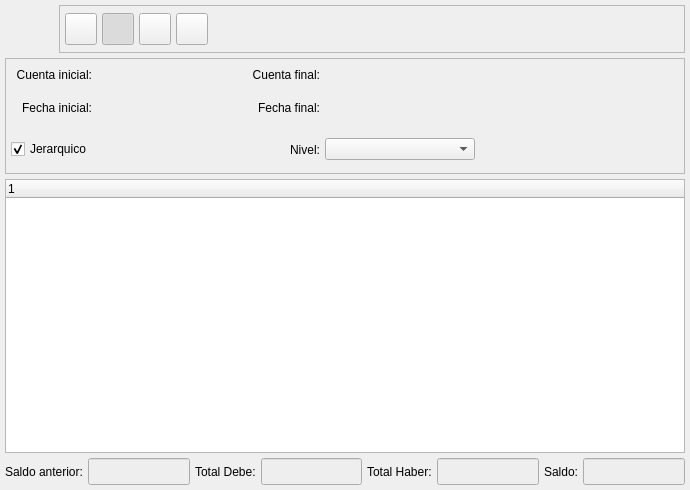
<?xml version="1.0" encoding="UTF-8"?>
<ui version="4.0">
 <author>Tomeu Borras Riera</author>
 <class>BalanceTreeBase</class>
 <widget class="QWidget" name="BalanceTreeBase">
  <property name="geometry">
   <rect>
    <x>0</x>
    <y>0</y>
    <width>690</width>
    <height>490</height>
   </rect>
  </property>
  <property name="windowTitle">
   <string>Balance jerarquico de Cuentas</string>
  </property>
  <property name="windowIcon">
   <iconset resource="../../../bulmages.qrc">
    <normaloff>:/BulmaCont32x32/images/png/i_arbolBalance.xpm</normaloff>:/BulmaCont32x32/images/png/i_arbolBalance.xpm</iconset>
  </property>
  <layout class="QVBoxLayout">
   <property name="spacing">
    <number>5</number>
   </property>
   <property name="margin">
    <number>5</number>
   </property>
   <item>
    <layout class="QHBoxLayout">
     <property name="spacing">
      <number>6</number>
     </property>
     <property name="margin">
      <number>0</number>
     </property>
     <item>
      <widget class="QLabel" name="pixmapLabel1">
       <property name="sizePolicy">
        <sizepolicy hsizetype="Fixed" vsizetype="Fixed">
         <horstretch>0</horstretch>
         <verstretch>0</verstretch>
        </sizepolicy>
       </property>
       <property name="minimumSize">
        <size>
         <width>48</width>
         <height>48</height>
        </size>
       </property>
       <property name="maximumSize">
        <size>
         <width>48</width>
         <height>48</height>
        </size>
       </property>
       <property name="pixmap">
        <pixmap resource="../../../bulmages.qrc">:/BulmaCont32x32/images/png/i_arbolBalance.xpm</pixmap>
       </property>
       <property name="scaledContents">
        <bool>true</bool>
       </property>
      </widget>
     </item>
     <item>
      <widget class="QFrame" name="frame_3">
       <property name="sizePolicy">
        <sizepolicy hsizetype="Expanding" vsizetype="Expanding">
         <horstretch>0</horstretch>
         <verstretch>0</verstretch>
        </sizepolicy>
       </property>
       <property name="maximumSize">
        <size>
         <width>16777215</width>
         <height>48</height>
        </size>
       </property>
       <property name="frameShape">
        <enum>QFrame::StyledPanel</enum>
       </property>
       <property name="frameShadow">
        <enum>QFrame::Raised</enum>
       </property>
       <layout class="QHBoxLayout">
        <property name="spacing">
         <number>5</number>
        </property>
        <property name="margin">
         <number>5</number>
        </property>
        <item>
         <widget class="QToolButton" name="mui_imprimir">
          <property name="minimumSize">
           <size>
            <width>32</width>
            <height>32</height>
           </size>
          </property>
          <property name="maximumSize">
           <size>
            <width>32</width>
            <height>32</height>
           </size>
          </property>
          <property name="toolTip">
           <string>Imprimir</string>
          </property>
          <property name="whatsThis">
           <string>Imprimir</string>
          </property>
          <property name="text">
           <string/>
          </property>
          <property name="icon">
           <iconset resource="../../../bulmages.qrc">
            <normaloff>:/Images/document-print.png</normaloff>:/Images/document-print.png</iconset>
          </property>
          <property name="iconSize">
           <size>
            <width>22</width>
            <height>22</height>
           </size>
          </property>
         </widget>
        </item>
        <item>
         <widget class="QToolButton" name="mui_filtrar">
          <property name="minimumSize">
           <size>
            <width>32</width>
            <height>32</height>
           </size>
          </property>
          <property name="maximumSize">
           <size>
            <width>32</width>
            <height>32</height>
           </size>
          </property>
          <property name="toolTip">
           <string>Filtrar</string>
          </property>
          <property name="whatsThis">
           <string>Filtrar</string>
          </property>
          <property name="text">
           <string/>
          </property>
          <property name="icon">
           <iconset resource="../../../bulmages.qrc">
            <normaloff>:/BulmaCont32x32/images/png/i_filter.xpm</normaloff>:/BulmaCont32x32/images/png/i_filter.xpm</iconset>
          </property>
          <property name="iconSize">
           <size>
            <width>22</width>
            <height>22</height>
           </size>
          </property>
          <property name="checkable">
           <bool>true</bool>
          </property>
          <property name="checked">
           <bool>true</bool>
          </property>
         </widget>
        </item>
        <item>
         <widget class="QToolButton" name="mui_actualizar">
          <property name="minimumSize">
           <size>
            <width>32</width>
            <height>32</height>
           </size>
          </property>
          <property name="maximumSize">
           <size>
            <width>32</width>
            <height>32</height>
           </size>
          </property>
          <property name="toolTip">
           <string>Actualizar</string>
          </property>
          <property name="whatsThis">
           <string>Actualizar</string>
          </property>
          <property name="text">
           <string/>
          </property>
          <property name="icon">
           <iconset resource="../../../bulmages.qrc">
            <normaloff>:/Images/view-refresh.png</normaloff>:/Images/view-refresh.png</iconset>
          </property>
          <property name="iconSize">
           <size>
            <width>22</width>
            <height>22</height>
           </size>
          </property>
          <property name="checkable">
           <bool>false</bool>
          </property>
          <property name="checked">
           <bool>false</bool>
          </property>
         </widget>
        </item>
        <item>
         <widget class="QToolButton" name="mui_hojacalculo">
          <property name="minimumSize">
           <size>
            <width>32</width>
            <height>32</height>
           </size>
          </property>
          <property name="maximumSize">
           <size>
            <width>32</width>
            <height>32</height>
           </size>
          </property>
          <property name="toolTip">
           <string>Exportar a Hoja de Calculo</string>
          </property>
          <property name="whatsThis">
           <string>Exportar a Hoja de Calculo</string>
          </property>
          <property name="text">
           <string/>
          </property>
          <property name="icon">
           <iconset resource="../../../bulmages.qrc">
            <normaloff>:/BulmaCont32x32/images/png/i_estadisticas.xpm</normaloff>:/BulmaCont32x32/images/png/i_estadisticas.xpm</iconset>
          </property>
          <property name="iconSize">
           <size>
            <width>22</width>
            <height>22</height>
           </size>
          </property>
          <property name="checkable">
           <bool>false</bool>
          </property>
          <property name="checked">
           <bool>false</bool>
          </property>
         </widget>
        </item>
        <item>
         <spacer>
          <property name="orientation">
           <enum>Qt::Horizontal</enum>
          </property>
          <property name="sizeType">
           <enum>QSizePolicy::Expanding</enum>
          </property>
          <property name="sizeHint" stdset="0">
           <size>
            <width>331</width>
            <height>34</height>
           </size>
          </property>
         </spacer>
        </item>
       </layout>
      </widget>
     </item>
    </layout>
   </item>
   <item>
    <widget class="QFrame" name="frame">
     <property name="sizePolicy">
      <sizepolicy hsizetype="Preferred" vsizetype="Minimum">
       <horstretch>0</horstretch>
       <verstretch>0</verstretch>
      </sizepolicy>
     </property>
     <property name="frameShape">
      <enum>QFrame::StyledPanel</enum>
     </property>
     <property name="frameShadow">
      <enum>QFrame::Raised</enum>
     </property>
     <layout class="QGridLayout">
      <property name="margin">
       <number>5</number>
      </property>
      <property name="spacing">
       <number>5</number>
      </property>
      <item row="0" column="4">
       <spacer>
        <property name="orientation">
         <enum>Qt::Horizontal</enum>
        </property>
        <property name="sizeType">
         <enum>QSizePolicy::Expanding</enum>
        </property>
        <property name="sizeHint" stdset="0">
         <size>
          <width>174</width>
          <height>21</height>
         </size>
        </property>
       </spacer>
      </item>
      <item row="0" column="3">
       <widget class="BcBuscarCuenta" name="m_codigofinal" native="true">
        <property name="minimumSize">
         <size>
          <width>150</width>
          <height>0</height>
         </size>
        </property>
       </widget>
      </item>
      <item row="1" column="3">
       <widget class="BlDateSearch" name="m_fechafinal1" native="true">
        <property name="minimumSize">
         <size>
          <width>150</width>
          <height>0</height>
         </size>
        </property>
       </widget>
      </item>
      <item row="0" column="2">
       <widget class="QLabel" name="TextLabel1_2">
        <property name="text">
         <string>Cuenta final:</string>
        </property>
        <property name="alignment">
         <set>Qt::AlignRight|Qt::AlignTrailing|Qt::AlignVCenter</set>
        </property>
       </widget>
      </item>
      <item row="1" column="2">
       <widget class="QLabel" name="TextLabel1_2_2_2">
        <property name="text">
         <string>Fecha final:</string>
        </property>
        <property name="alignment">
         <set>Qt::AlignRight|Qt::AlignTrailing|Qt::AlignVCenter</set>
        </property>
       </widget>
      </item>
      <item row="1" column="0">
       <widget class="QLabel" name="TextLabel1_2_2">
        <property name="text">
         <string>Fecha inicial:</string>
        </property>
        <property name="alignment">
         <set>Qt::AlignRight|Qt::AlignTrailing|Qt::AlignVCenter</set>
        </property>
       </widget>
      </item>
      <item row="1" column="1">
       <widget class="BlDateSearch" name="m_fechainicial1" native="true">
        <property name="minimumSize">
         <size>
          <width>150</width>
          <height>0</height>
         </size>
        </property>
       </widget>
      </item>
      <item row="0" column="1">
       <widget class="BcBuscarCuenta" name="m_codigoinicial" native="true">
        <property name="minimumSize">
         <size>
          <width>150</width>
          <height>0</height>
         </size>
        </property>
       </widget>
      </item>
      <item row="0" column="0">
       <widget class="QLabel" name="TextLabel1">
        <property name="text">
         <string>Cuenta inicial:</string>
        </property>
        <property name="alignment">
         <set>Qt::AlignRight|Qt::AlignTrailing|Qt::AlignVCenter</set>
        </property>
       </widget>
      </item>
      <item row="2" column="4">
       <spacer>
        <property name="orientation">
         <enum>Qt::Horizontal</enum>
        </property>
        <property name="sizeHint" stdset="0">
         <size>
          <width>161</width>
          <height>37</height>
         </size>
        </property>
       </spacer>
      </item>
      <item row="1" column="4">
       <spacer>
        <property name="orientation">
         <enum>Qt::Horizontal</enum>
        </property>
        <property name="sizeType">
         <enum>QSizePolicy::Expanding</enum>
        </property>
        <property name="sizeHint" stdset="0">
         <size>
          <width>161</width>
          <height>36</height>
         </size>
        </property>
       </spacer>
      </item>
      <item row="2" column="2">
       <widget class="QLabel" name="textLabel1_2">
        <property name="text">
         <string>Nivel:</string>
        </property>
        <property name="alignment">
         <set>Qt::AlignRight|Qt::AlignTrailing|Qt::AlignVCenter</set>
        </property>
       </widget>
      </item>
      <item row="2" column="3">
       <widget class="QComboBox" name="combonivel">
        <property name="minimumSize">
         <size>
          <width>150</width>
          <height>0</height>
         </size>
        </property>
       </widget>
      </item>
      <item row="2" column="0">
       <widget class="QCheckBox" name="mui_jerarquico">
        <property name="text">
         <string>Jerarquico</string>
        </property>
        <property name="checked">
         <bool>true</bool>
        </property>
       </widget>
      </item>
     </layout>
    </widget>
   </item>
   <item>
    <widget class="BlTreeWidget" name="listado">
     <column>
      <property name="text">
       <string notr="true">1</string>
      </property>
     </column>
    </widget>
   </item>
   <item>
    <layout class="QHBoxLayout">
     <property name="spacing">
      <number>5</number>
     </property>
     <property name="margin">
      <number>0</number>
     </property>
     <item>
      <spacer>
       <property name="orientation">
        <enum>Qt::Horizontal</enum>
       </property>
       <property name="sizeType">
        <enum>QSizePolicy::Expanding</enum>
       </property>
       <property name="sizeHint" stdset="0">
        <size>
         <width>16</width>
         <height>25</height>
        </size>
       </property>
      </spacer>
     </item>
     <item>
      <widget class="QLabel" name="TextLabel2">
       <property name="frameShape">
        <enum>QFrame::NoFrame</enum>
       </property>
       <property name="frameShadow">
        <enum>QFrame::Plain</enum>
       </property>
       <property name="text">
        <string>Saldo anterior:</string>
       </property>
      </widget>
     </item>
     <item>
      <widget class="QLineEdit" name="totalsaldoant">
       <property name="palette">
        <palette>
         <active>
          <colorrole role="Base">
           <brush brushstyle="SolidPattern">
            <color alpha="255">
             <red>238</red>
             <green>238</green>
             <blue>238</blue>
            </color>
           </brush>
          </colorrole>
         </active>
         <inactive>
          <colorrole role="Base">
           <brush brushstyle="SolidPattern">
            <color alpha="255">
             <red>238</red>
             <green>238</green>
             <blue>238</blue>
            </color>
           </brush>
          </colorrole>
         </inactive>
         <disabled>
          <colorrole role="Base">
           <brush brushstyle="SolidPattern">
            <color alpha="255">
             <red>255</red>
             <green>255</green>
             <blue>255</blue>
            </color>
           </brush>
          </colorrole>
         </disabled>
        </palette>
       </property>
       <property name="font">
        <font>
         <pointsize>12</pointsize>
         <weight>75</weight>
         <bold>true</bold>
        </font>
       </property>
       <property name="alignment">
        <set>Qt::AlignRight</set>
       </property>
       <property name="readOnly">
        <bool>true</bool>
       </property>
      </widget>
     </item>
     <item>
      <widget class="QLabel" name="TextLabel2_2">
       <property name="frameShape">
        <enum>QFrame::NoFrame</enum>
       </property>
       <property name="frameShadow">
        <enum>QFrame::Plain</enum>
       </property>
       <property name="text">
        <string>Total Debe:</string>
       </property>
      </widget>
     </item>
     <item>
      <widget class="QLineEdit" name="totaldebe">
       <property name="palette">
        <palette>
         <active>
          <colorrole role="Base">
           <brush brushstyle="SolidPattern">
            <color alpha="255">
             <red>238</red>
             <green>238</green>
             <blue>238</blue>
            </color>
           </brush>
          </colorrole>
         </active>
         <inactive>
          <colorrole role="Base">
           <brush brushstyle="SolidPattern">
            <color alpha="255">
             <red>238</red>
             <green>238</green>
             <blue>238</blue>
            </color>
           </brush>
          </colorrole>
         </inactive>
         <disabled>
          <colorrole role="Base">
           <brush brushstyle="SolidPattern">
            <color alpha="255">
             <red>255</red>
             <green>255</green>
             <blue>255</blue>
            </color>
           </brush>
          </colorrole>
         </disabled>
        </palette>
       </property>
       <property name="font">
        <font>
         <pointsize>12</pointsize>
         <weight>75</weight>
         <bold>true</bold>
        </font>
       </property>
       <property name="alignment">
        <set>Qt::AlignRight</set>
       </property>
       <property name="readOnly">
        <bool>true</bool>
       </property>
      </widget>
     </item>
     <item>
      <widget class="QLabel" name="TextLabel2_3">
       <property name="frameShape">
        <enum>QFrame::NoFrame</enum>
       </property>
       <property name="frameShadow">
        <enum>QFrame::Plain</enum>
       </property>
       <property name="text">
        <string>Total Haber:</string>
       </property>
      </widget>
     </item>
     <item>
      <widget class="QLineEdit" name="totalhaber">
       <property name="palette">
        <palette>
         <active>
          <colorrole role="Base">
           <brush brushstyle="SolidPattern">
            <color alpha="255">
             <red>238</red>
             <green>238</green>
             <blue>238</blue>
            </color>
           </brush>
          </colorrole>
         </active>
         <inactive>
          <colorrole role="Base">
           <brush brushstyle="SolidPattern">
            <color alpha="255">
             <red>238</red>
             <green>238</green>
             <blue>238</blue>
            </color>
           </brush>
          </colorrole>
         </inactive>
         <disabled>
          <colorrole role="Base">
           <brush brushstyle="SolidPattern">
            <color alpha="255">
             <red>255</red>
             <green>255</green>
             <blue>255</blue>
            </color>
           </brush>
          </colorrole>
         </disabled>
        </palette>
       </property>
       <property name="font">
        <font>
         <pointsize>12</pointsize>
         <weight>75</weight>
         <bold>true</bold>
        </font>
       </property>
       <property name="alignment">
        <set>Qt::AlignRight</set>
       </property>
       <property name="readOnly">
        <bool>true</bool>
       </property>
      </widget>
     </item>
     <item>
      <widget class="QLabel" name="TextLabel2_4">
       <property name="frameShape">
        <enum>QFrame::NoFrame</enum>
       </property>
       <property name="frameShadow">
        <enum>QFrame::Plain</enum>
       </property>
       <property name="text">
        <string>Saldo:</string>
       </property>
      </widget>
     </item>
     <item>
      <widget class="QLineEdit" name="totalsaldo">
       <property name="palette">
        <palette>
         <active>
          <colorrole role="Base">
           <brush brushstyle="SolidPattern">
            <color alpha="255">
             <red>238</red>
             <green>238</green>
             <blue>238</blue>
            </color>
           </brush>
          </colorrole>
         </active>
         <inactive>
          <colorrole role="Base">
           <brush brushstyle="SolidPattern">
            <color alpha="255">
             <red>238</red>
             <green>238</green>
             <blue>238</blue>
            </color>
           </brush>
          </colorrole>
         </inactive>
         <disabled>
          <colorrole role="Base">
           <brush brushstyle="SolidPattern">
            <color alpha="255">
             <red>255</red>
             <green>255</green>
             <blue>255</blue>
            </color>
           </brush>
          </colorrole>
         </disabled>
        </palette>
       </property>
       <property name="font">
        <font>
         <pointsize>12</pointsize>
         <weight>75</weight>
         <bold>true</bold>
        </font>
       </property>
       <property name="alignment">
        <set>Qt::AlignRight</set>
       </property>
       <property name="readOnly">
        <bool>true</bool>
       </property>
      </widget>
     </item>
    </layout>
   </item>
  </layout>
 </widget>
 <layoutdefault spacing="2" margin="5"/>
 <customwidgets>
  <customwidget>
   <class>BlDateSearch</class>
   <extends>QWidget</extends>
   <header>../../../bulmalib/src/bldatesearch.h</header>
  </customwidget>
  <customwidget>
   <class>BcBuscarCuenta</class>
   <extends>QWidget</extends>
   <header>bcbuscarcuenta.h</header>
  </customwidget>
  <customwidget>
   <class>BlTreeWidget</class>
   <extends>QTreeWidget</extends>
   <header>bltreewidget.h</header>
  </customwidget>
 </customwidgets>
 <resources>
  <include location="../../../bulmages.qrc"/>
 </resources>
 <connections>
  <connection>
   <sender>mui_filtrar</sender>
   <signal>toggled(bool)</signal>
   <receiver>frame</receiver>
   <slot>setShown(bool)</slot>
   <hints>
    <hint type="sourcelabel">
     <x>148</x>
     <y>36</y>
    </hint>
    <hint type="destinationlabel">
     <x>219</x>
     <y>66</y>
    </hint>
   </hints>
  </connection>
 </connections>
</ui>
